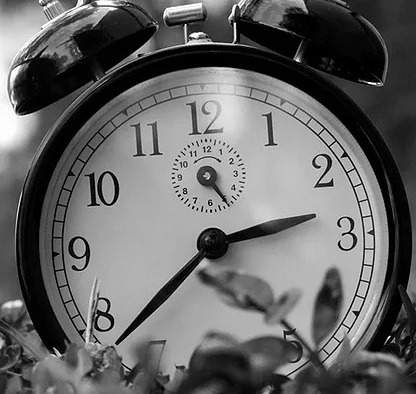
#> input picture clock.jpg, 416 x 394 px, found by its file name
$ python projet_image_fourier.py
#> lines starting #> are read from the running program, lines starting #| are printed output that depends on the picture
# -*- coding: utf-8 -*-
"""
Created on Mon Apr 29 12:49:16 2024

@author: UlricJeanC
"""

from PIL import Image
import numpy as np
import matplotlib.pyplot as plt
from matplotlib import cbook, cm
from matplotlib.colors import LightSource


def normMatImage(Mat,maxVal=255):
    Mat = np.where(Mat > 0, Mat, 0)
    m = np.max(Mat)
    Mat = (Mat / m) * maxVal
    Mat = np.int_(np.ceil(Mat))
    return Mat

def get_concat_h(im1, im2):
    dst = Image.new("RGB", (im1.width + im2.width, im1.height))
    dst.paste(im1, (0, 0))
    dst.paste(im2, (im1.width, 0))
    return dst


MEMO_DFT = {}

def DFT(f): # fonctionne mais inutilisable
    M, N = f.shape

    F_real = np.zeros((M,N))
    F_imag = np.zeros((M,N))

    #Mat_p = np.exp( -1j*2*np.pi* np.tile( np.arange(0,N,1) ,(M,1)) )
    Mat_p = np.exp( -1j*2*np.pi* np.arange(0,M,1) / M )

    #Mat_q = np.exp( -1j*2*np.pi* np.arange(0,M,1) )
    Mat_q = np.exp( -1j*2*np.pi* np.tile( np.arange(0,N,1) ,(M,1)) / N )

    for p in range(M):

        temp = np.power ( Mat_p , p )

        for q in range(N):

            #F = np.sum ( np.sum( temp * f ,axis = 1 ) * np.power( Mat_q , q ) )
            F = np.sum ( np.sum( np.power( Mat_q , q ) * f ,axis = 1 ) * temp )

            F_real[p,q] = F.real
            F_imag[p,q] = F.imag

    return F_real, F_imag

def Noyau_Gaussien_2D(dim,sigma1,sigma2,lim=10):
    X = np.linspace(-lim,lim,dim[0])
    Y = np.linspace(-lim,lim,dim[1])

    X = np.tile( X , (dim[1],1) ).T
    Y = np.tile( Y , (dim[0],1) )

    theta = np.pi/4
    A = 1 / ( 2 * np.pi * ( np.sqrt(sigma1) + np.sqrt(sigma2) ) )

    a = ((np.cos(theta) ** 2)/(2*sigma1)) + ((np.sin(theta) ** 2)/(2*sigma2))
    b =  -((np.sin(2*theta) ** 2)/(4*sigma1)) + (np.sin(2*theta) ** 2)/(4*sigma2)
    c = ((np.sin(theta) ** 2)/(2*sigma1)) + ((np.cos(theta) ** 2)/(2*sigma2))

    Noyau_Gauss = A * np.exp( - ( a*( X*X ) + 2*b*(X*Y) + c*(Y*Y) ) )

    return Noyau_Gauss


#%%
image = Image.open("C:/Users/lupus/Desktop/images_python/clock.jpg")
#> image is the input picture: PIL image 416x394 RGB; min 0, max 255, mean 102.7
image = image.convert('L')
#> image: PIL image 416x394 L
Mat_image = np.asarray(image)

dim = Mat_image.shape
#> dim = (394, 416)

"""
Mat_image = Mat_image * 0
for i in range(dim[0]):
    for j in range(dim[1]):
        if (i - dim[0]/2)**2 + (j - dim[1]/2)**2 < 1000:
            Mat_image[i,j] = 1
"""


F_image = np.fft.fft2(Mat_image)


"""
Mat = np.zeros(dim)
for i in range(dim[0]):
    for j in range(dim[1]):
        if (i-dim[0]/2)**2 + (j-dim[1]/2)**2 < 100 :
            Mat[i,j] = 1
"""

"""
F_sol = F * F_image
for i in range(dim[0]):
    for j in range(dim[1]):
        if (i-dim[0]/2)**2 + (j-dim[1]/2)**2 < 75000 :
            F_sol[i,j] = 0
        else:
            F_sol[i,j] = F_image[i,j]
"""

sigma1 = 0.01
sigma2 = 1

Noyau_Gauss = Noyau_Gaussien_2D(dim,sigma1,sigma2,lim=10)
F_Gauss = ( np.fft.ifft2(Noyau_Gauss) )
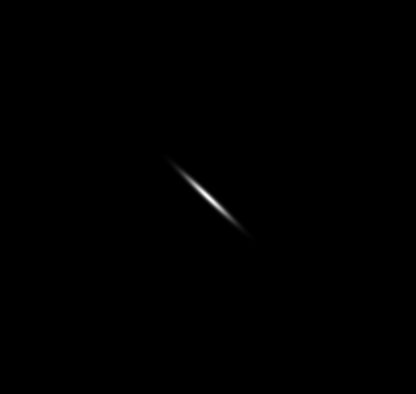
#> Noyau_Gauss: shape (394, 416) float64; min 0, max 0.145, mean 0.000226; drawn with min black and max white

F_sol = ( F_Gauss * F_image )

f_image = np.fft.ifft2(F_image)
f_sol = np.fft.fftshift(np.fft.ifft2(F_sol))


Noyau_Fourier = np.log( np.sqrt( (F_Gauss*F_Gauss.conjugate()).real ) )
F_utile = np.log( np.sqrt( (F_sol*F_sol.conjugate()).real ) )
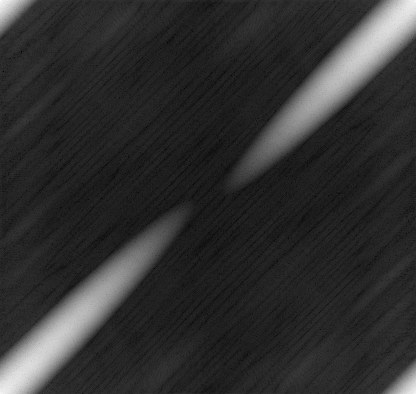
#> F_utile: shape (394, 416) float64; 0% of the values are NaN or infinite; the others: min -44.35, max 8.24, mean -34.35; drawn with min black, max white, NaN and infinite black
f_utile = np.sqrt( (f_sol*f_sol.conjugate()).real )
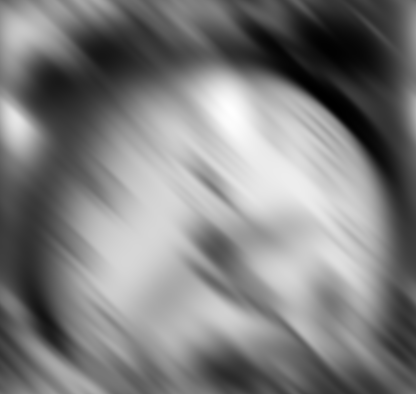
#> f_utile: shape (394, 416) float64; min 0.000375, max 0.0462, mean 0.0232; drawn with min black and max white
#f_utile = np.sqrt( (f_image*f_image.conjugate()).real )

#%%

# image initiale
plt.matshow(Mat_image, cmap = 'binary', interpolation='none')
plt.colorbar()
plt.title("image initiale")
plt.show()

# Noyau
plt.matshow(Noyau_Gauss, cmap = 'plasma', interpolation='none')
plt.colorbar()
plt.title("Noyau")
plt.show()
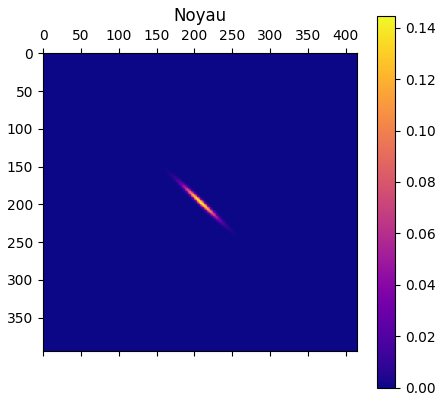
#> figure drawn by matplotlib, 2 panels

"""
# Noyau Fourier
plt.matshow(Noyau_Fourier, cmap = 'plasma', interpolation='none')
plt.colorbar()
plt.title("Noyau Fourier")
plt.show()

# spectre
plt.matshow(F_utile, cmap = 'plasma', interpolation='none')
plt.colorbar()
plt.title("spectre")
plt.show()
"""

# Image produite
plt.matshow(f_utile, cmap = 'binary', interpolation='none')
plt.colorbar()
plt.title("Image produite")
plt.show()
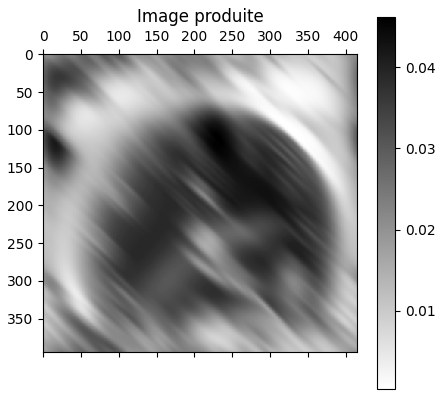
#> figure drawn by matplotlib, 2 panels


#%%


f_s = normMatImage(f_utile)
#> in normMatImage, `m = np.max(Mat)`: m = 0.0462
f_s = Image.fromarray(f_s.astype(np.uint8))
image_s = get_concat_h(image, f_s )
#> in get_concat_h, `dst = Image.new("RGB", (im1.width + im2.width, im1.height))`: dst: PIL image 832x394 RGB; every value is 0
#> in get_concat_h, `dst.paste(im1, (0, 0))`:
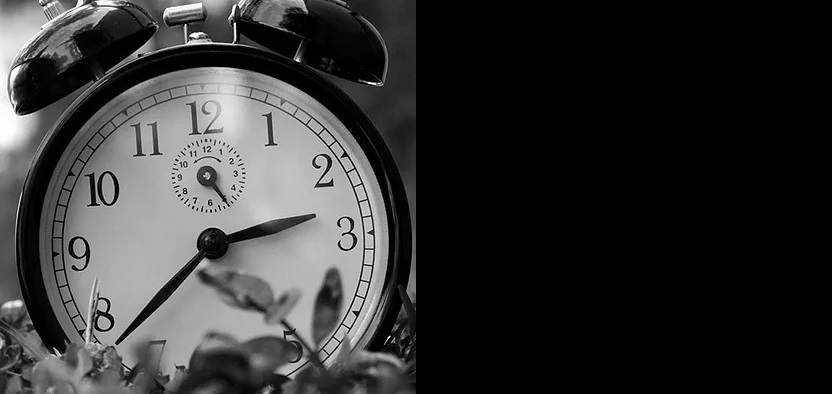
#> dst: PIL image 832x394 RGB; min 0, max 255, mean 51.3
#> in get_concat_h, `dst.paste(im2, (im1.width, 0))`:
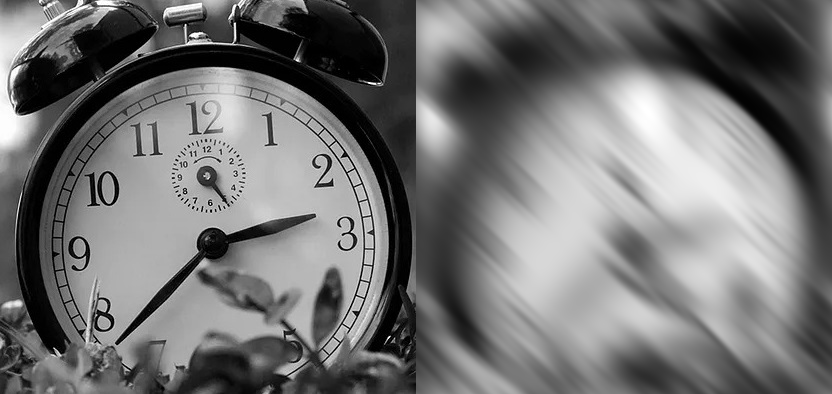
#> dst: PIL image 832x394 RGB; min 0, max 255, mean 115.6
image_s.show()
